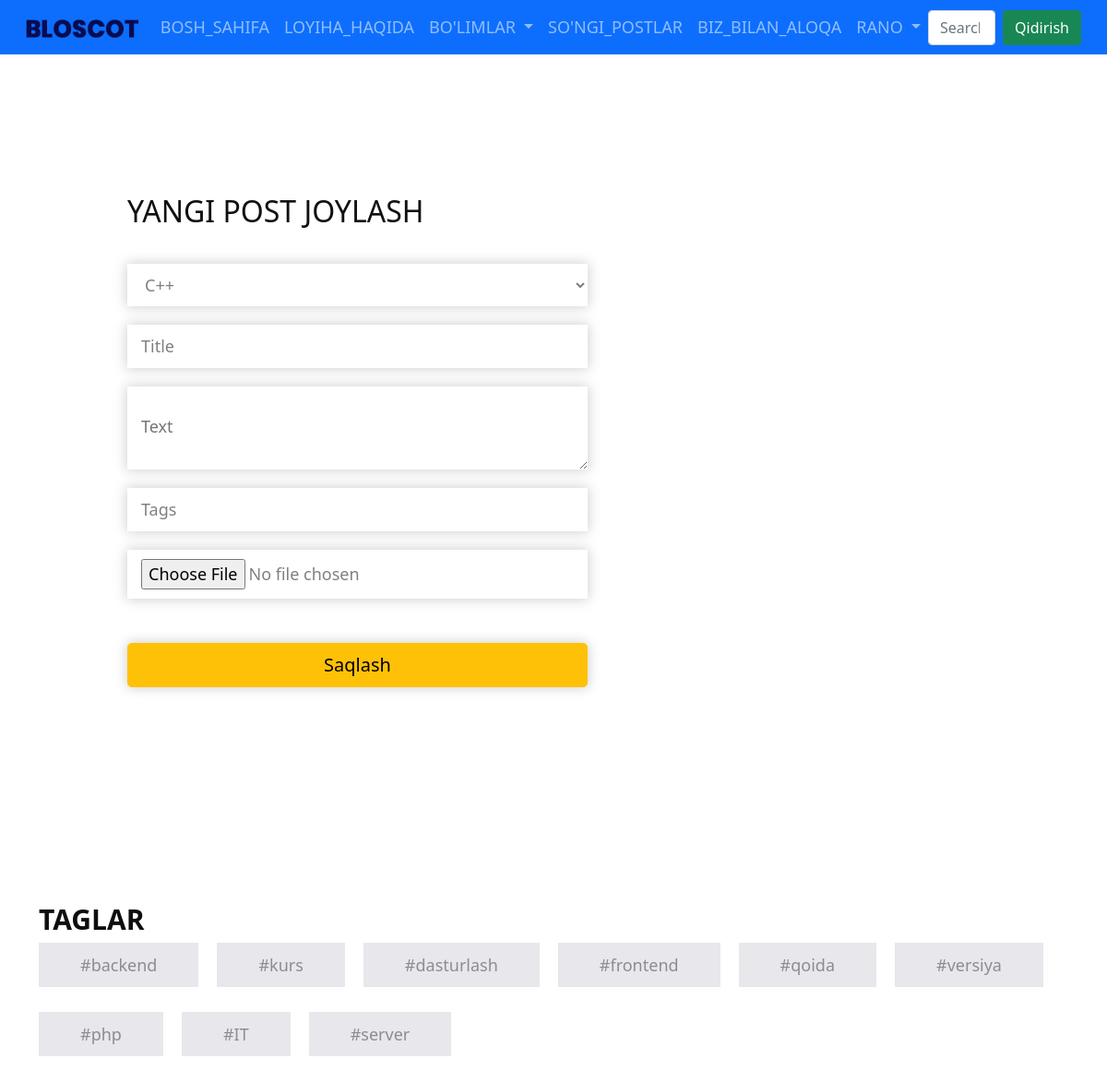
The page /posts/create_post/ (signed in) on the database its author committed.
### users/models.py (models this page shows)
class CustomUser(AbstractUser):
    photo = models.ImageField(upload_to='users/images/', default='default_profile_pic.png')

### posts/views.py (the view, shortened to what this page needs)
# urls.py: path('create_post/', PostCreateView.as_view(), name='create_post'),
class PostCreateView(LoginRequiredMixin, View):
    def get(self, request):
        form = PostCreateForm()
        categories = Category.objects.all()
        return render(request, 'crud/post_create.html', {'form': form, 'categories': categories})

### posts/forms.py
class PostCreateForm(forms.ModelForm):
    class Meta:
        model = Posts
        fields = ('category', 'title', 'text', 'tags', 'image')

### posts/context_processor.py (called while the page is built)
def category(request):
    categories = Category.objects.all()
    context = {
        'categories': categories
    }
    return context

def post_tags(request):
    posts = Posts.published.prefetch_related('tags').all()
    tags = Tag.objects.all()
    context = {
        'posts': posts,
        'tags': tags
    }
    return context

### posts/models.py (called while the page is built)
    def get_queryset(self):
        return super().get_queryset().filter(status=Posts.Status.Published)

### templates/crud/post_create.html (shortened to what this page needs)
{% extends 'blog/base.html' %}
{% load crispy_forms_tags %}
{% block content %}
        <div class="row m-5">
            <div class="col-7 p-5">
                <h2 class="text-uppercase">Yangi post joylash</h2>
                <form enctype="multipart/form-data" method="post">
                    <select class="email_text" name="category">
                        {% for category in categories %}
                            <option value="{{ category.id }}">{{ category.name }}</option>
                        {% endfor %}
                    </select>
                    <input type="text" class="email_text" placeholder="Title" name="title">
                    <textarea class="massage_text" placeholder="Text" rows="5" name="text"></textarea>
                    <input type="text" class="email_text" placeholder="Tags" data-role="tagsinput" name="tags">
                    <input type="file" class="email_text" placeholder="Image" name="image">
                    <button class="btn btn-warning btn-lg mt-5 email_text" type="submit">Saqlash</button>
                </form>
            </div>
        </div>
{% endblock %}

### templates/blog/base.html (shortened to what this page needs)
<!DOCTYPE html>
{% load static %}
{% url 'home_page' as home_page_url %}
{% url 'about_page' as about_page_url %}
{% url 'latest_posts' as latest_posts_url %}
{% url 'contact_page' as contact_page_url %}
{% url 'login' as user_login_url %}
{% url 'logout' as user_logout_url %}
{% url 'profile' as user_profile_url %}
{% url 'profile_edit' as profile_edit_url %}
{% url 'create_post' as create_post_url %}
{% url 'my_posts' as my_posts_url %}
<html lang="en">
<head>
        <link rel="stylesheet" type="text/css" href="{% static 'css/main.css' %}">
      <link rel="stylesheet" type="text/css" href="{% static 'css/bootstrap.min.css' %}">
      <link rel="stylesheet" type="text/css" href="{% static 'css/style.css' %}">
      <link rel="stylesheet" href="{% static 'css/responsive.css' %}">
      <link rel="stylesheet" href="{% static 'css/jquery.mCustomScrollbar.min.css' %}">
      <link rel="stylesheet" href="https://netdna.bootstrapcdn.com/font-awesome/4.0.3/css/font-awesome.css">
      <link rel="stylesheet" href="{% static 'css/owl.carousel.min.css' %}">
      <link rel="stylesheet" href="https://cdnjs.cloudflare.com/ajax/libs/fancybox/2.1.5/jquery.fancybox.min.css" media="screen">
      <link href="https://cdn.jsdelivr.net/npm/bootstrap@5.0.2/dist/css/bootstrap.min.css" rel="stylesheet">
      <link rel="stylesheet" href="https://cdn.jsdelivr.net/npm/bootstrap-icons@1.11.3/font/bootstrap-icons.min.css">
</head>
<body>
    <nav class="navbar navbar-expand-lg navbar-dark bg-primary fixed-top">
      <div class="container-fluid">
        <a class="navbar-brand" href="{% url 'home_page' %}"><img src="{% static 'images/logo.png' %}"></a>
        <div class="collapse navbar-collapse">
          <ul class="navbar-nav me-auto mb-2 mb-lg-0">
            <li class="nav-item">
              <a class="nav-link {% if request.path == home_page_url %} active {% endif %}" aria-current="page" href="{% url 'home_page' %}">Bosh_sahifa</a>
            </li>
            <li class="nav-item">
              <a class="nav-link {% if request.path == about_page_url %} active {% endif %}" href="{% url 'about_page' %}">Loyiha_haqida</a>
            </li>
            <li class="nav-item dropdown">
              <a class="nav-link dropdown-toggle" href="#" id="navbarDropdown" role="button" data-bs-toggle="dropdown" aria-expanded="false">
                Bo'limlar
              </a>
            </li>
            <li class="nav-item">
              <a class="nav-link {% if request.path == latest_posts_url %} active {% endif %}" href="{{latest_posts_url}}">So'ngi_postlar</a>
           </li>
           <li class="nav-item">
              <a class="nav-link {% if request.path == contact_page_url %} active {% endif %}" href="{% url 'contact_page' %}">Biz_bilan_aloqa</a>
           </li>
           {% if request.user.is_authenticated %}
                <li class="nav-item dropdown">
                  <a class="nav-link dropdown-toggle {% if request.path == user_profile_url or request.path == profile_edit_url %} active {% endif %}" href="user_profile_url" role="button" data-bs-toggle="dropdown" aria-expanded="false">
                      {{ request.user.username }}
                  </a>
                </li>
            {% else %}
                <li class="nav-item">
                  <a class="nav-link {% if request.path == user_login_url %} active {% endif %}" aria-current="page" href="{{user_login_url}}">Login</a>
                </li>
            {% endif %}
          </ul>
          <form class="d-flex" action="{% url 'search_result' %}" method="get">
            <input class="form-control me-2" type="search" placeholder="Search" aria-label="Search" name="q">
            <button class="btn btn-success" type="submit">Qidirish</button>
          </form>
        </div>
      </div>
    </nav>
<div class="about_section layout_padding mb-5">
      <div class="container">
            {% block content %}
            {% endblock %}
      </div>
</div>
<div class="tag_section layout_padding">
  <div class="container">
     <h1 class="tag_taital">Taglar</h1>
     <div class="tag_bt">
        <ul>
            {% for tag in tags %}
                <li class="mb-5"><a href="{% url 'tagged' tag.slug %}">#{{ tag }}</a></li>
            {% endfor %}
        </ul>
     </div>
  </div>
</div>
</body>
</html>

### static/css/style.css (style rules this page uses)
* { box-sizing: border-box !important; transition: ease all 0.5s; }
html { scroll-behavior: smooth; }
body { color: #666666; font-size: 14px; font-family: Poppins; line-height: 1.80857; font-weight: normal; overflow-x: hidden; }
a { color: #1f1f1f; text-decoration: none !important; outline: none !important; -webkit-transition: all .3s ease-in-out; -moz-transition: all .3s ease-in-out; -ms-transition: all .3s ease-in-out; -o-transition: all .3s ease-in-out; transition: all .3s ease-in-out; }
h1, h2, h3, h4, h5, h6 { letter-spacing: 0; font-weight: normal; position: relative; padding: 0 0 10px 0; font-weight: normal; line-height: normal; color: #111111; margin: 0 }
h1 { font-size: 24px }
h2 { font-size: 22px }
*, *::after, *::before { -webkit-box-sizing: border-box; -moz-box-sizing: border-box; box-sizing: border-box; }
ul, li, ol { margin: 0px; padding: 0px; list-style: none; }
a { color: #222222; text-decoration: none; outline: none !important; }
a, .btn { text-decoration: none !important; outline: none !important; -webkit-transition: all .3s ease-in-out; -moz-transition: all .3s ease-in-out; -ms-transition: all .3s ease-in-out; -o-transition: all .3s ease-in-out; transition: all .3s ease-in-out; }
img { max-width: 100%; height: auto; }
button { border: 0; margin: 0; padding: 0; cursor: pointer; }
.layout_padding { padding-top: 90px; padding-bottom: 0px; }
.navbar-expand-lg .navbar-nav .nav-link { padding-right: 15px; padding-left: 15px; font-size: 18px; color: #f8f9fa; text-transform: uppercase; }
.about_section { width: 100%; float: left; padding-top: 90px; }
.tag_section { width: 100%; float: left; padding-bottom: 90px; }
.tag_taital { width: 100%; float: left; font-size: 30px; color: #0e0e0e; text-transform: uppercase; font-weight: bold; }
.tag_bt { width: 100%; float: left; }
.tag_bt ul { margin: 0px; padding: 0px; }
.tag_bt li { float: left; font-size: 18px; color: #8d8d90; background-color: #e7e7ec; margin-right: 20px; }
.tag_bt li a { color: #8d8d90; background-color: #e7e7ec; padding: 12px 45px; }
.email_text { width: 100%; float: left; font-size: 18px; color: grey; background-color: #ffffff; border: 0px; padding: 10px 15px 10px 15px; height: auto; box-shadow: 0px 0px 13px 1px rgba(0,0,0,0.19); margin-top: 20px; }
input.email_text::placeholder { color: grey; }
.massage_text { width: 100%; float: left; font-size: 18px; color: grey; background-color: #ffffff; border: 0px; height: 90px; box-shadow: 0px 0px 13px 1px rgba(0,0,0,0.19); margin-top: 20px; padding: 30px 15px 10px 15px; }

### rows shown on the page
CustomUser: user.username "RANO"
Tag: name "backend"
Tag: name "kurs"
Tag: name "dasturlash"
Tag: name "frontend"
Tag: name "qoida"
Tag: name "versiya"
Tag: name "php"
Tag: name "IT"
Tag: name "server"

### other values the page prints
form field category "C++"
